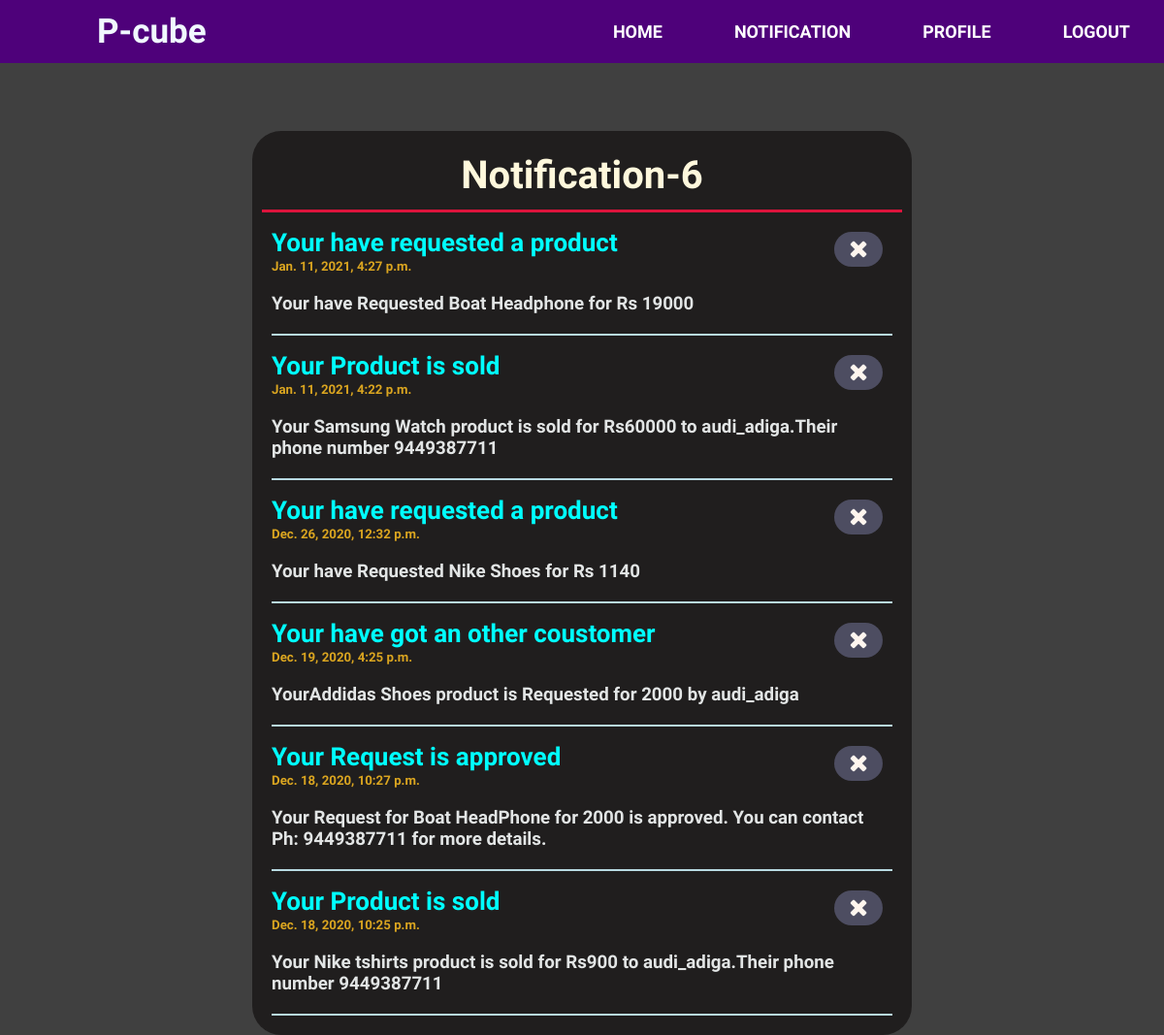
The page /notification/ (signed in) on the database as committed earlier.
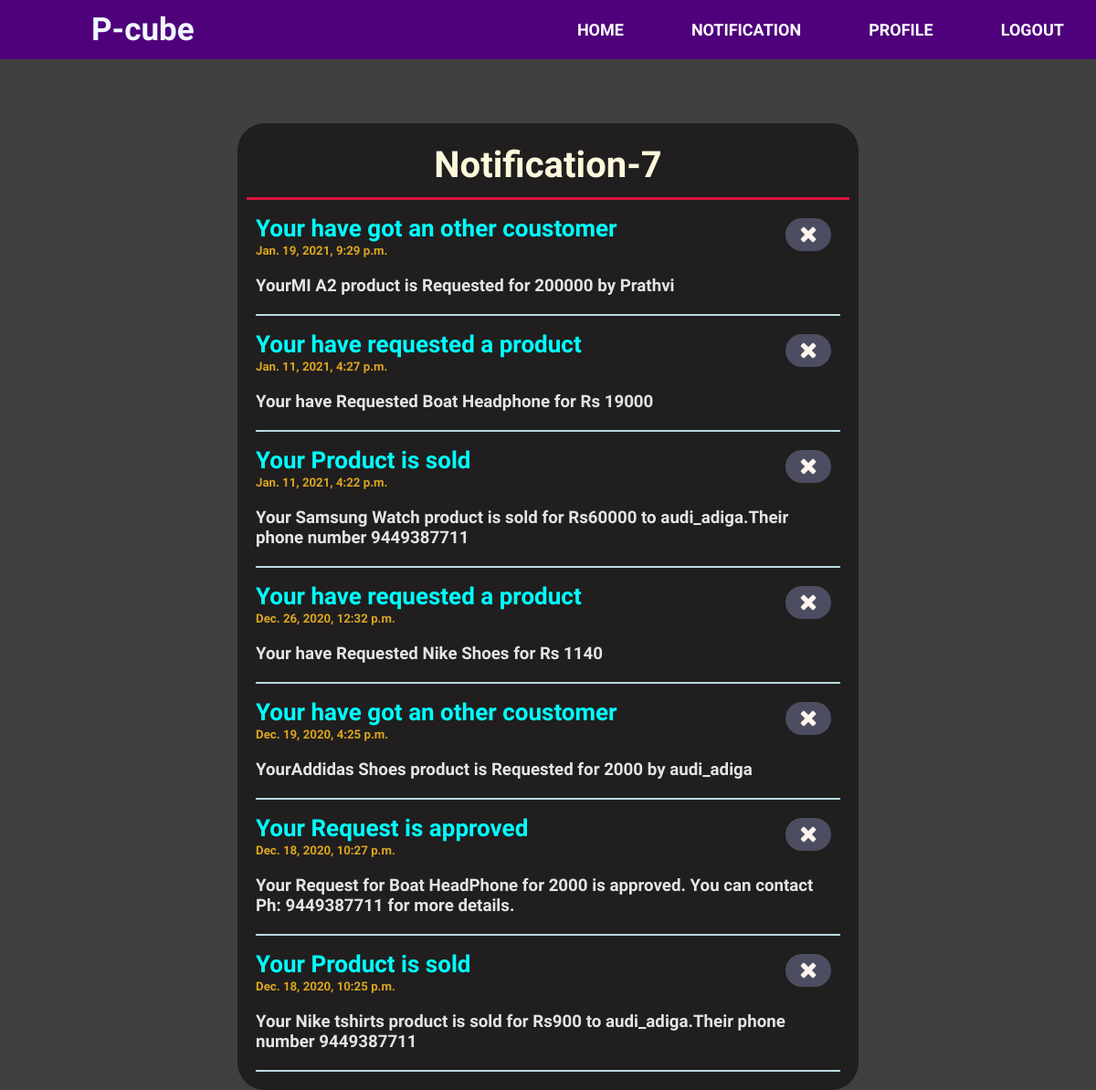
The same page on the database as committed later.
### pcube/models.py (models this page shows)
class Notification(models.Model):
    post = models.ForeignKey(Post, on_delete=models.CASCADE, blank=True, null=True)
    user = models.ForeignKey(User, on_delete=models.CASCADE)
    title = models.CharField(max_length= 30)
    h1 = models.CharField(max_length= 30)
    discription = discription = models.TextField()
    date_posted = models.DateTimeField(default=timezone.now)

### pcube/views.py (the view)
# urls.py: path('notification/', views.notification, name='notification'),
def notification(request):
    try:
        msgs = Notification.objects.order_by('-date_posted').filter(user = request.user)
        noti_count = msgs.count()
    except:
        msgs = []
        noti_count = 0
    context = {
        'msgs':msgs,
        'msgs_count': noti_count
    }
    return render(request, 'pcube/notification.html',context)

### pcube/templates/pcube/notification.html (shortened to what this page needs)
{% extends 'pcube/base.html' %}
{%load static%}
{% block headers %}
    <link rel="stylesheet" type="text/css" href="{% static 'pcube/notification.css' %}">
{% endblock headers %}
{% block content %}
    <div class="notifications">
        <h2>Notification-{{msgs_count}}</h2>
        {% for msg in msgs %}
        <div class="notification">
            <h1><a href="{% url 'post-detail' msg.post.id %}">{{msg.title}}</a>
                <h5>{{msg.date_posted}}</h5>
                <form action="{% url 'noti-clear' %}" method="POST">
                    <button id="like" class="btn ulk" type="submit" name="noti_id" value="{{ msg.id }}">
                </form>
                <i class="fa fa-close" style="font-size:25px"></i>
            </h1>
            <h3>{{msg.discription}}</h3>
        </div>
        {% endfor %}
    </div>
{% endblock content %}

Rows that differ between the two databases and show on the page:
added Notification: title "Your have got an other coustomer", date_posted "Jan. 19, 2021, 9:29 p.m.", {{ msg.id }} 111 (drawn), discription "YourMI A2 product is Requested for 200000 by Prathvi"
Other text that changed with them:
{{ msgs_count }}: "6" → "7"
